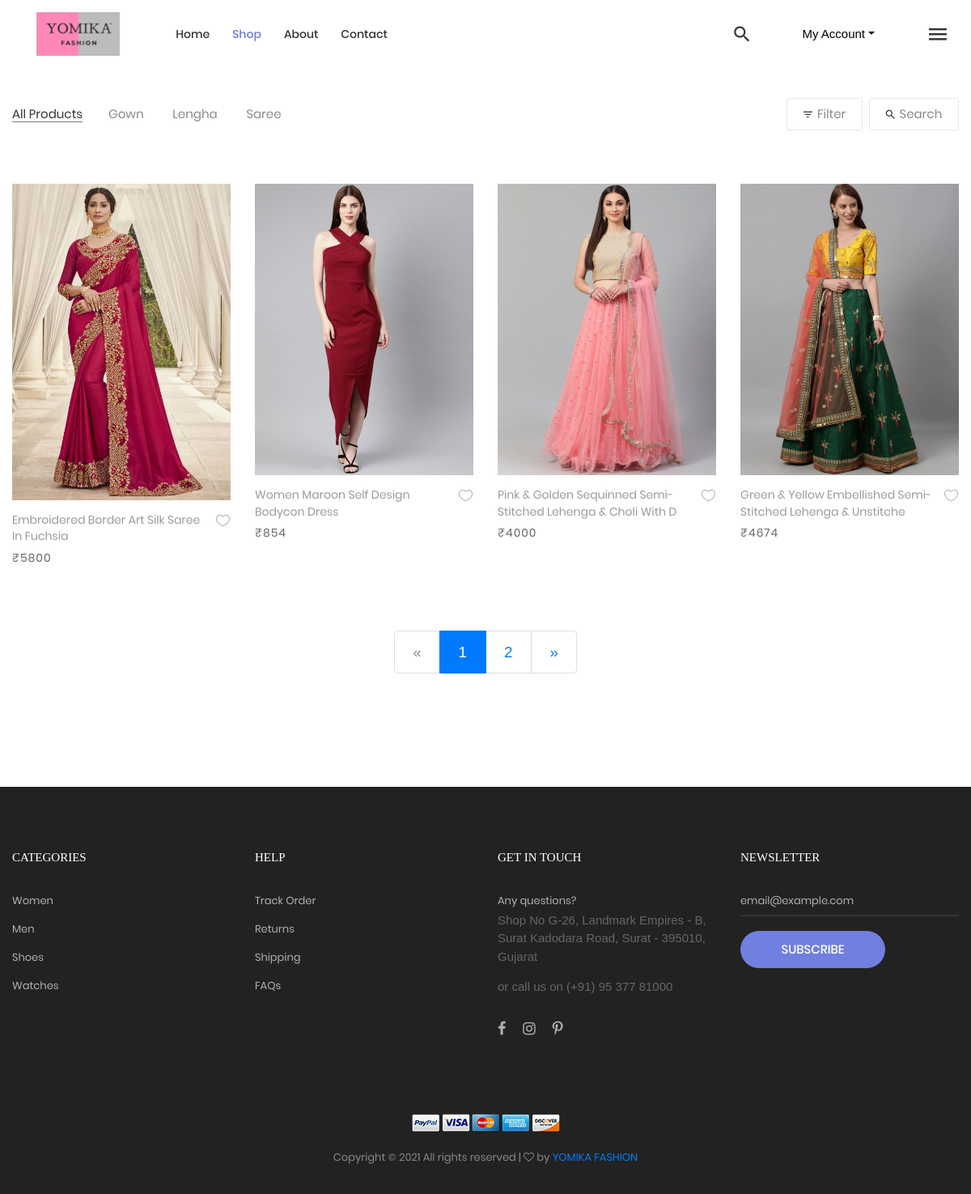
Before: /products/shop with the older database file.
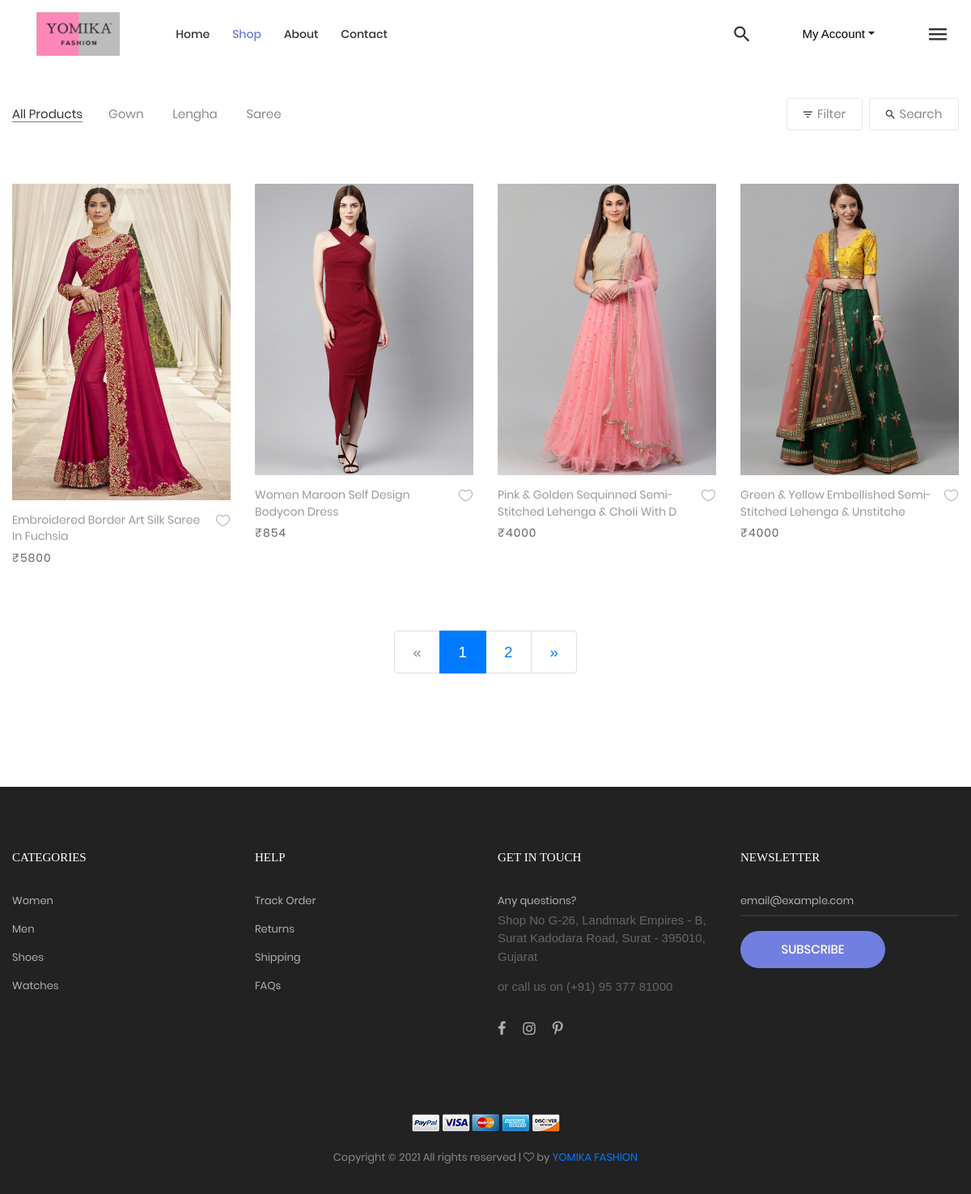
After: the same page with the newer database file.
### app_products/models.py (models this page shows, shortened)
class product(models.Model):
    cat = models.ForeignKey(category, on_delete = models.CASCADE)
    seller = models.ForeignKey(User, on_delete=models.CASCADE)
    upload_date = models.DateTimeField(default=timezone.now)
    slug = models.SlugField(max_length=150, blank=True, null=True)
    img1 = models.ImageField(upload_to=img_path, blank=True)
    img2 = models.ImageField(upload_to=img_path, blank=True)
    img3 = models.ImageField(upload_to=img_path, blank=True)
    title = models.CharField(max_length=60)
    price = models.IntegerField()
    stock_qty = models.IntegerField(default=0)
    size = models.CharField(max_length=255)
    color = models.CharField(max_length=255)
    desc = models.CharField(max_length=555)
    fabric = models.CharField(max_length=20, blank=True)
    work = models.CharField(max_length=50, blank=True)
    style = models.CharField(max_length=200, blank=True)
    occasion = models.CharField(max_length=200, blank=True)

### app_products/views.py (the view)
# urls.py: path('shop', views.shop.as_view(), name='shop'),
class shop(ListView):
    model = models.product
    template_name = 'app_products/shop.html'
    context_object_name = "products"
    paginate_by = 4
    def get_context_data(self, **kwargs):
        context = super(shop, self).get_context_data(**kwargs)
        context['categorys'] = models.category.objects.all()
        return context
    def get_queryset(self):
        queryset = models.product.objects.all().order_by('-upload_date')
        return queryset

### app_cart/context_processors.py (called while the page is built)
def cartCount(request):
    c = 0
    try:
        obj = Cart.objects.filter(user = request.user)
        for x in obj:
            c += 1
    except:pass
    return {'cartCount':c}

def cartTotal(request):
    total = []
    try:
        obj = Cart.objects.filter(user=request.user)
        for x in obj:
            total.append(x.product_id.price*x.product_qty)
    except:
        pass
    return {'cartTotal': sum(total)}

### app_products/models.py (called while the page is built)
    def __str__(self):
        return self.productCategory

### assets/templates/app_products/shop.html (shortened to what this page needs)
{% extends '../base.html' %}
{% load static %}
{% block shop %}active-menu{% endblock shop %}
{% block content %}
	<div class="bg0 m-t-23 p-b-140">
		<div id="main" class="container">
			<div class="flex-w flex-sb-m p-b-52">
				<div class="flex-w flex-l-m filter-tope-group m-tb-10">
					<a class="stext-106 cl6 hov1 bor3 trans-04 m-r-32 m-tb-5 how-active1" href="{% url 'products:shop' %}">
						All Products
					</a>
					<form id="catBy" action="{% url 'products:productFilter' %}" method="get">
					{% for category in categorys  %}
					<a class="stext-106 cl6 hov1 bor3 trans-04 m-r-32 m-tb-5" href="{{category}}">
						{{category | title}}
					</a>
					{% endfor %}
					</form>
				</div>
				<div class="flex-w flex-c-m m-tb-10">
					<div class="flex-c-m stext-106 cl6 size-104 bor4 pointer hov-btn3 trans-04 m-r-8 m-tb-4 js-show-filter">
						<i class="icon-filter cl2 m-r-6 fs-15 trans-04 zmdi zmdi-filter-list"></i>
						 Filter
					</div>
					<div class="flex-c-m stext-106 cl6 size-105 bor4 pointer hov-btn3 trans-04 m-tb-4 js-show-search">
						<i class="icon-search cl2 m-r-6 fs-15 trans-04 zmdi zmdi-search"></i>
						Search
					</div>
				</div>
			</div>
			<div id='shop' class="row isotope-grid shop">
				{% for product in products %}
				<div class="col-6 col-md-4 col-lg-3 p-b-35 isotope-item {{product.cat}}">
					<div class="block2">
						<div class="block2-pic hov-img0">
							<img src="{{product.img1.url}}" alt="IMG-PRODUCT">
						</div>
						<div class="block2-txt flex-w flex-t p-t-14">
							<div class="block2-txt-child1 flex-col-l ">
								<a href="{% url 'products:productDetails' product.pk product.slug %}" class="stext-104 cl4 hov-cl1 trans-04 js-name-b2 p-b-6"> {{product.title | title}} </a>
								<span class="stext-105 cl3">
									₹{{product.price}}
								</span>
							</div>
							<div class="block2-txt-child2 flex-r p-t-3">
								<a href="#" class="btn-addwish-b2 dis-block pos-relative js-addwish-b2">
									<img class="icon-heart1 dis-block trans-04" src="{% static 'images/icons/icon-heart-01.png' %}" alt="ICON">
								</a>
							</div>
						</div>
					</div>
				</div>
				{% endfor %}
			</div>
			{% if is_paginated %}
			<div id="pagi" class="flex-c-m flex-w w-full p-t-45">
				<ul class="pagination pagination-lg">
					{% if page_obj.has_previous %}
					<li class="page-item"><a class="page-link" href="?page={{ page_obj.previous_page_number }}" aria-label="Previous">&laquo;</a></li>
					{% else %}
					<li class="disabled page-item"><span class="page-link" aria-label="Previous">&laquo;</span></li>
					{% endif %}
					{% for i in paginator.page_range %}
					{% if page_obj.number == i %}
						<li class="page-item active"><a class="page-link " href="#">{{ i }}</a></li>
					{% else %}
						<li class="page-item"><a class="page-link" href="?page={{ i }}">{{ i }}</a></li>
					{% endif %}
					{% endfor %}
					{% if page_obj.has_next %}
					<li class="page-item"><a class="page-link" href="?page={{ page_obj.next_page_number }}" aria-label="Next">&raquo;</a></li>
					{% else %}
					<li class="page-item disabled"><a class="page-link" href="" aria-label="Next">&raquo;</a></li>
					{% endif %}
				</ul>
			</div>
			{% endif %}
		</div>
	</div>
{% endblock content %}

Changed rows visible on the page:
changed product "Green & Yellow Embellished Semi-Stitched Lehenga & Unstitche": price "4674" → "4000"
